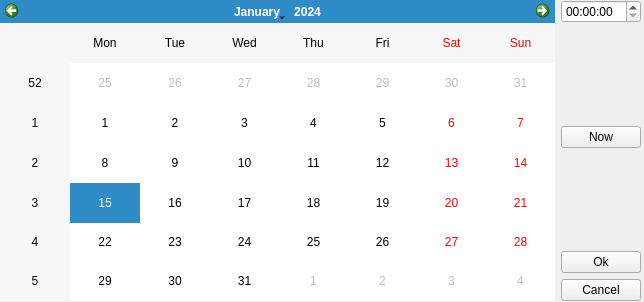
<?xml version="1.0" encoding="UTF-8"?>
<ui version="4.0">
 <class>Form</class>
 <widget class="QWidget" name="Form">
  <property name="geometry">
   <rect>
    <x>0</x>
    <y>0</y>
    <width>644</width>
    <height>302</height>
   </rect>
  </property>
  <property name="windowTitle">
   <string>Form</string>
  </property>
  <widget class="QWidget" name="verticalLayoutWidget">
   <property name="geometry">
    <rect>
     <x>0</x>
     <y>0</y>
     <width>641</width>
     <height>301</height>
    </rect>
   </property>
   <layout class="QHBoxLayout" name="horizontalLayout">
    <item>
     <widget class="QCalendarWidget" name="calendarWidget"/>
    </item>
    <item>
     <layout class="QVBoxLayout" name="verticalLayout">
      <item alignment="Qt::AlignTop">
       <widget class="QTimeEdit" name="timeEdit"/>
      </item>
      <item>
       <spacer name="verticalSpacer">
        <property name="orientation">
         <enum>Qt::Vertical</enum>
        </property>
        <property name="sizeHint" stdset="0">
         <size>
          <width>20</width>
          <height>40</height>
         </size>
        </property>
       </spacer>
      </item>
      <item>
       <widget class="QPushButton" name="now_btn">
        <property name="text">
         <string>Now</string>
        </property>
       </widget>
      </item>
      <item>
       <spacer name="verticalSpacer_2">
        <property name="orientation">
         <enum>Qt::Vertical</enum>
        </property>
        <property name="sizeHint" stdset="0">
         <size>
          <width>20</width>
          <height>20</height>
         </size>
        </property>
       </spacer>
      </item>
      <item>
       <widget class="QPushButton" name="ok_btn">
        <property name="text">
         <string>Ok</string>
        </property>
       </widget>
      </item>
      <item>
       <widget class="QPushButton" name="cancel_btn">
        <property name="text">
         <string>Cancel</string>
        </property>
       </widget>
      </item>
     </layout>
    </item>
   </layout>
  </widget>
 </widget>
 <resources/>
 <connections/>
</ui>
